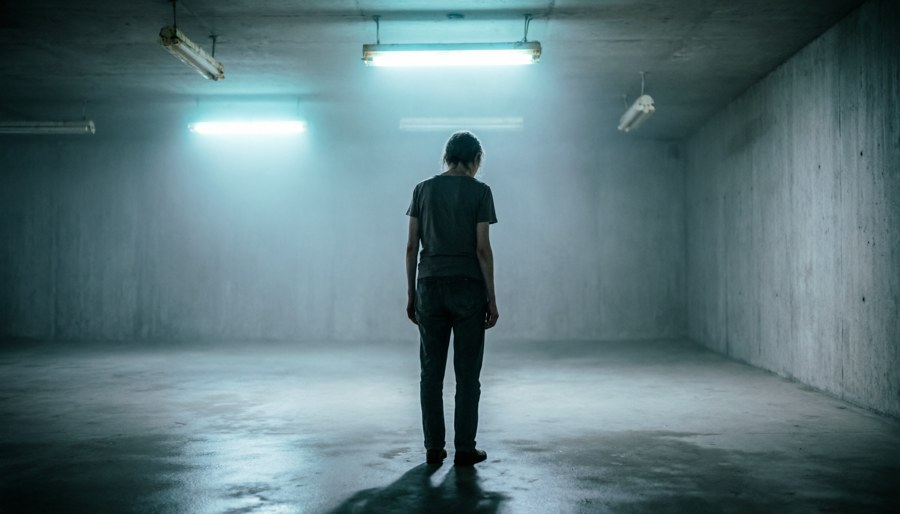
#> input picture style_scout_testframe.jpg, 900 x 514 px
$ python -i FULL_RENDER.py   (imports and definitions only)
#> lines starting #> are read from the running program, lines starting #| are printed output that depends on the picture
#!/usr/bin/env python3
"""
FULL_RENDER.py — production pipeline for full-length music video
Pipeline:
  1. Python → intro.mp4   (200 frames: art + lightning + logo/text)
  2. FFmpeg → spin.mp4    (vinyl spinning for rest of track duration)
  3. FFmpeg → concat.mp4  (intro + spin)
  4. FFmpeg → blend.mp4   (same art, opposite pan, screen blend)
  5. FFmpeg → glitch.mp4  (chromatic aberration + scanlines + noise)
  6. FFmpeg → final.mp4   (audio + fade-out)

Usage:
  python3 Instrument/FFmpeg/FULL_RENDER.py \
    --art path/to/art.png \
    --audio path/to/track.mp3 \
    --text "yaromat - sun" \
    --output output/final.mp4
"""
import io, math, random, subprocess, tempfile, time
from pathlib import Path

import numpy as np
from PIL import Image, ImageDraw, ImageFont, ImageFilter

# ── Config ───────────────────────────────────────────────────────────────────
W = H      = 1080
FPS        = 30
INTRO_F    = 200       # 6.67s intro (phases 1+2)
PAN        = 80

R          = int(W * 0.493)
LABEL_R    = int(R * 0.44)
HOLE_R     = int(R * 0.034)
CX = CY    = W // 2
GROOVES    = 18
OMEGA      = (16.67 / 60) * 2 * math.pi

LOGO_SZ    = 180
FONT_SZ    = 64
FONT_PATH  = "/usr/share/fonts/truetype/liberation2/LiberationSans-Bold.ttf"
GLOW_COL   = (255, 255, 255)
CYAN       = (0, 243, 255)
WHITE      = (255, 255, 255)
GRID_STEP  = 80

LOGO_START  = 45
LIGHTNING_F = 42
FADE_SEC    = 2.0      # fade-out duration at end

# ── Helpers ──────────────────────────────────────────────────────────────────
def ease3(t):  return 1 - (1-t)**3
def ease2(t):  return 1 - (1-t)**2
def clamp(v,a,b): return max(a, min(b, v))
# [4 lines left out: function interp, not called in this run]

def run(cmd, **kw):
    print(f"  $ {' '.join(str(c) for c in cmd[:6])}...")
    subprocess.run(cmd, check=True, **kw)

# ── Art ──────────────────────────────────────────────────────────────────────
def load_art(path, extra=0):
#> called with path = 'style_scout_testframe.jpg', extra = 0
    img = Image.open(path).convert("RGB")
#> img is the input picture: PIL image 900x514 RGB; mean R, G, B 93.9, 120.1, 125.6
    tw, th = W+extra*2, H+extra*2
    s = max(tw/img.width, th/img.height)
#> s = 2.1
    nw, nh = int(img.width*s), int(img.height*s)
#> nw = 1891; nh = 1080
    img = img.resize((nw,nh), Image.LANCZOS)
#> img: PIL image 1891x1080 RGB
    x, y = (nw-tw)//2, (nh-th)//2
#> x = 405; y = 0
    return img.crop((x,y,x+tw,y+th))
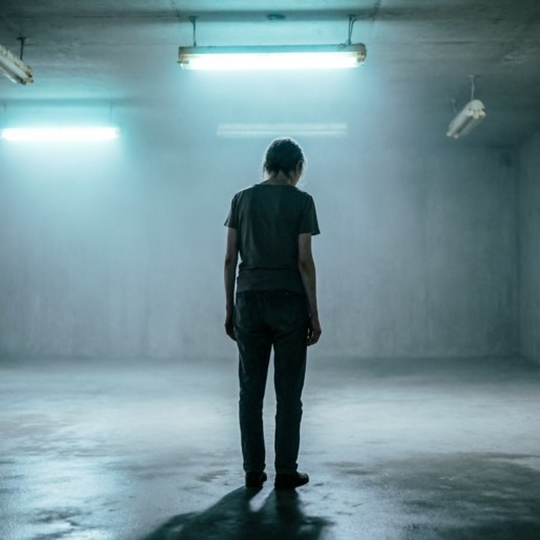
#> returned value: PIL image 1080x1080 RGB (shown at 1/2 size); mean R, G, B 114.1, 143.2, 150.1

# [5 lines left out: function art_pan_frame, not called in this run]

def darken(img, f=0.45):
    return Image.blend(img, Image.new("RGB", img.size, 0), f)

# [5 lines left out: function make_grid_arr, not called in this run]

# ── Lightning ─────────────────────────────────────────────────────────────────
def _make_bolt(seed=7):
    rng = random.Random(seed)
    pts = [(CX+rng.randint(-40,40), 80)]
    x, y = pts[0]
    while y < H-100:
        x += rng.randint(-160,160); y += rng.randint(70,120)
        pts.append((clamp(int(x),60,W-60), min(int(y),H-80)))
    return pts

BOLT = _make_bolt()

# [50 lines left out: functions apply_lightning, make_vinyl_rgba, make_vinyl_ring, clip_circle, not called in this run]

MAX_R = int(math.sqrt(CX**2+CY**2))+20

# ── Logo ──────────────────────────────────────────────────────────────────────
# [266 lines left out: functions _rline, make_logo, make_letter_cache, letter_pos, draw_logo_text, render_p1 and 8 more, not called in this run]

# [9 lines not run here, left out]

>>> result = load_art('style_scout_testframe.jpg')
